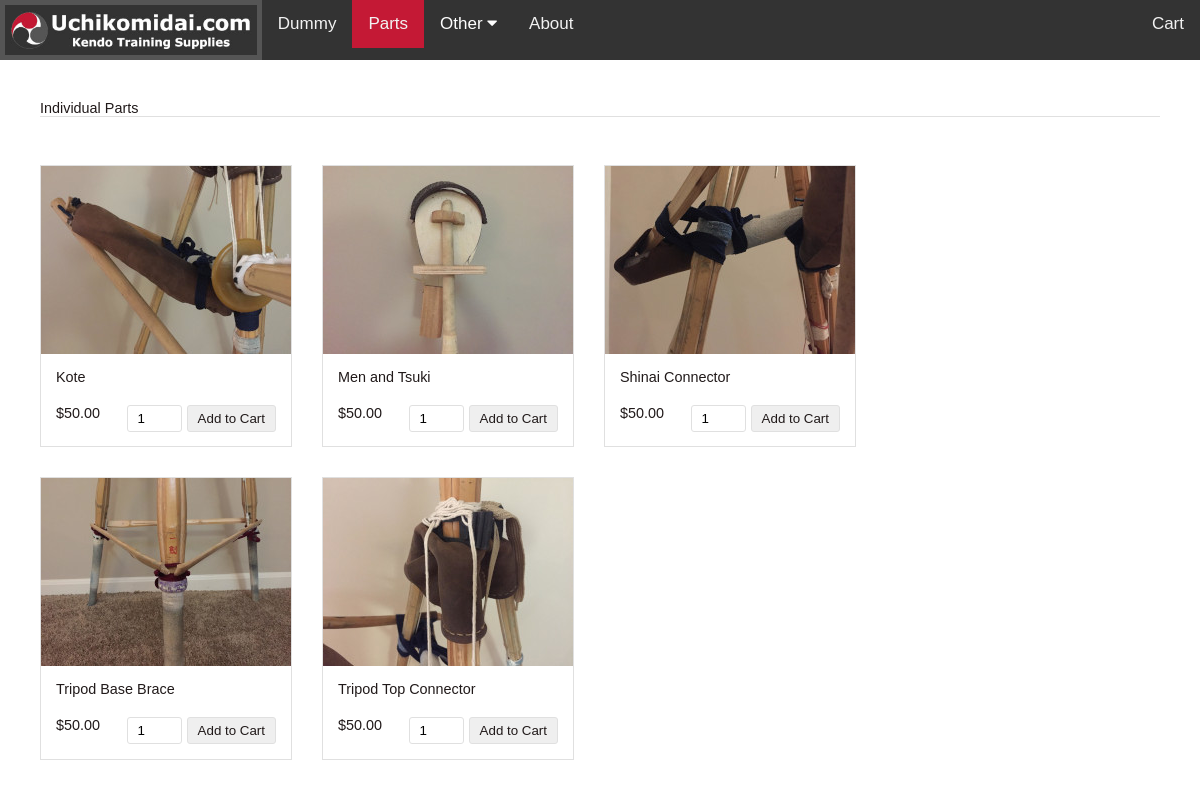
Page /parts.php on the committed database.
### tables this page shows
CREATE TABLE tblproduct (
  id int(8) NOT NULL AUTO_INCREMENT,
  name varchar(255) NOT NULL,
  code varchar(255) NOT NULL,
  section varchar(255) NOT NULL,
  image text NOT NULL,
  price double(10,2) NOT NULL,
  PRIMARY KEY(id),
  UNIQUE KEY product_code (code)
);

### dbcontroller.php (called while the page is built, shortened)
<?php
class DBController {
	private $host = "localhost";
	private $user = "fracta13_test";
	private $password = "asits9xtest";
	private $database = "fracta13_products";
	private $conn;
	function __construct() {
		$this->conn = $this->connectDB();
	}
	function connectDB() {
		$conn = mysqli_connect($this->host,$this->user,$this->password,$this->database);
		return $conn;
	}
	function runQuery($query) {
		$result = mysqli_query($this->conn,$query);
		while($row=mysqli_fetch_assoc($result)) {
			$resultset[] = $row;
		}
		if(!empty($resultset))
			return $resultset;
	}
}
?>

### lib_product.php (the view)
<?php
function htmlProductGrid($db_handle, $section, $title)
{
$html = <<<HTML
 <div id="product-grid">
	<div class="txt-heading">$title</div>
HTML;
	$product_array = $db_handle->runQuery("SELECT * FROM tblproduct WHERE section='" . $section . "' ORDER BY id ASC");
	if (!empty($product_array)) {
		foreach($product_array as $key=>$value){
		  $baseName = basename($_SERVER['PHP_SELF']);
		  $code = $product_array[$key]["code"];
		  $image = $product_array[$key]["image"];
		  $name = $product_array[$key]["name"];
	          $price = "$" . $product_array[$key]["price"];
$html .= <<<HTML
		<div class="product-item">
			<form method="post" action="$baseName?action=add&code=$code">
			<div class="product-image"><img src="$image"></div>
			<div class="product-tile-footer">
			<div class="product-title">$name</div>
			<div class="product-price">$price</div>
			<div class="cart-action"><input type="text" class="product-quantity" name="quantity" value="1" size="2" /><input type="submit" value="Add to Cart" class="btnAddAction" /></div>
			</div>
			</form>
		</div>
HTML;
		}
	}
$html .= "</div>";
return $html;
}
?>

### parts.php (shortened to what this page needs)
<?php
require_once("dbcontroller.php");
require_once("lib_uchi.php");
require_once("lib_topnav.php");
require_once("lib_product.php");
$db_handle = new DBController();
?>
<HTML>
<?php echo htmlHeader(); ?>
<BODY>
<?php echo htmlTopNav(); ?>
<?php echo htmlProductGrid($db_handle, "parts", "Individual Parts") ?>
</BODY>
</HTML>

### lib_uchi.php
<?php
function htmlHeader() {
return <<<HTML
 <HEAD>
 <TITLE>Uchikomidai - Kendo Training Supplies</TITLE>
 <meta name="viewport" content="width=device-width, initial-scale=1">
 <link rel="stylesheet" href="https://cdnjs.cloudflare.com/ajax/libs/font-awesome/4.7.0/css/font-awesome.min.css">
 <link href="style.css" type="text/css" rel="stylesheet" />
 </HEAD>
HTML;
}
?>

### lib_topnav.php (shortened to what this page needs)
<?php
function htmlTopNav() {
$indexActive = "";
$productActive = "";
$partsActive = "";
$otherActive = "";
$shinaiActive = "";
$travelActive = "";
$leatherActive = "";
$aboutActive = "";
$cartActive = "";
$page = basename($_SERVER['PHP_SELF']);
switch($page)
{
	case "parts.php":
		$partsActive = "active";
		break;
}
return <<<HTML
	<script>
	function myFunction() {
	  var x = document.getElementById("myTopnav");
	  if (x.className === "topnav") {
	    x.className += " responsive";
	  } else {
	    x.className = "topnav";
	  }
	}
	</script>
	<div class="topnav" id="myTopnav">
	  <a href="index.php" class="$indexActive logo"><img src="Logo_small.jpg" alt="Uchikomidai.com" height="50px"></a>
	  <a href="product.php" class="$productActive">Dummy</a>
	  <a href="parts.php" class="$partsActive">Parts</a>
	  <div class="dropdown $otherActive">
	    <button class="dropbtn">Other
	      <i class="fa fa-caret-down"></i>
	    </button>
	    <div class="dropdown-content">
	      <a href="shinai.php" class="$shinaiActive">Shinai</a>
	      <a href="travel.php" class="$travelActive">Bogu Bags</a>
	      <a href="leather.php" class="$leatherActive">Leather Work</a>
	    </div>
	  </div>
	  <a href="about.php" class="$aboutActive">About</a>
	  <div class="topnavR">
	  <a href="cart.php" class="$cartActive">Cart</a>
	  </div>
	  <a href="javascript:void(0);" class="icon" onclick="myFunction()">&#9776;</a>
	</div>
HTML;
}
?>

### style.css (style rules this page uses)
body { font-family: Arial; color: #211a1a; font-size: 0.9em; margin:0; }
.topnav { overflow: hidden; background-color: #333; }
.topnav a { float: left; display: block; color: #f2f2f2; text-align: center; padding: 14px 16px; text-decoration: none; font-size: 17px; }
.topnavR { float: right; }
.active { background-color: #c41935; color: white; }
.dropdown { float: left; overflow: hidden; }
.dropdown .dropbtn { font-size: 17px; border: none; outline: none; color: white; padding: 14px 16px; background-color: inherit; font-family: inherit; margin: 0; }
a.logo { height: 50px; padding: 5px 5px !important; }
#product-grid { margin: 40px; }
.txt-heading { color: #211a1a; border-bottom: 1px solid #E0E0E0; overflow: auto; }
.btnAddAction { padding: 5px 10px; margin-left: 5px; background-color: #efefef; border: #E0E0E0 1px solid; color: #211a1a; float: right; text-decoration: none; border-radius: 3px; cursor: pointer; }
#product-grid .txt-heading { margin-bottom: 18px; }
.product-item { float: left; background: #ffffff; margin: 30px 30px 0px 0px; border: #E0E0E0 1px solid; }
.product-image { height: 188px; width: 250px; background-color: #FFF; }
.product-title { margin-bottom: 20px; }
.product-price { float:left; }
.cart-action { float: right; }
.product-quantity { padding: 5px 10px; border-radius: 3px; border: #E0E0E0 1px solid; }
.product-tile-footer { padding: 15px 15px 0px 15px; overflow: auto; }

### rows in the picture
tblproduct: image (picture), name "Kote", price "$50.00"
tblproduct: image (picture), name "Men and Tsuki", price "$50.00"
tblproduct: image (picture), name "Shinai Connector", price "$50.00"
tblproduct: image (picture), name "Tripod Base Brace", price "$50.00"
tblproduct: image (picture), name "Tripod Top Connector", price "$50.00"

### other values in the picture
$title "Individual Parts"
